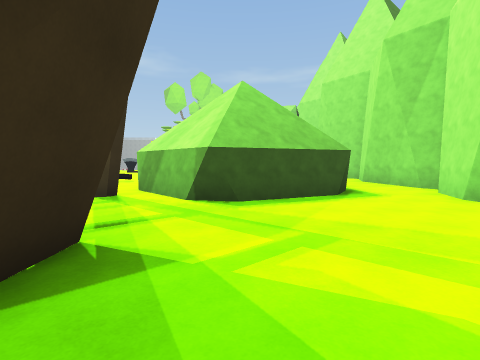
View 1 (above)

20 first-person views from a walk through a Unity game level. The camera is 1.5 m above the floor, tilts 4° down and sees 85° across. The floor is counted in squares, 2 m on a side. Each view is taken from the middle of a square. On the plan, view 1 faces up. The plan holds only what a view shows up to about 9 squares ahead; the rest is blank. The place goes on beyond the plan. Some animated figures are left out. Some surface patterns are stand-ins.

View 2
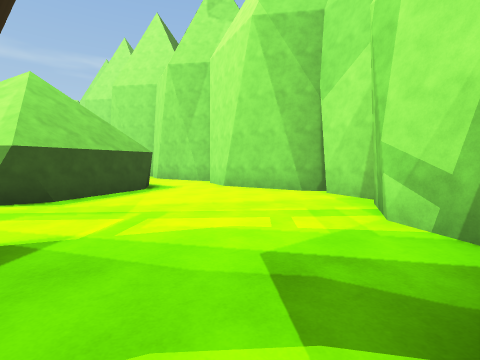

View 3
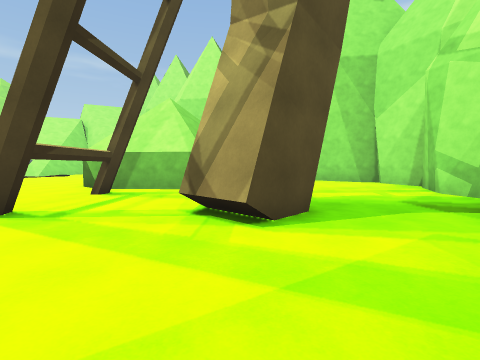

View 4
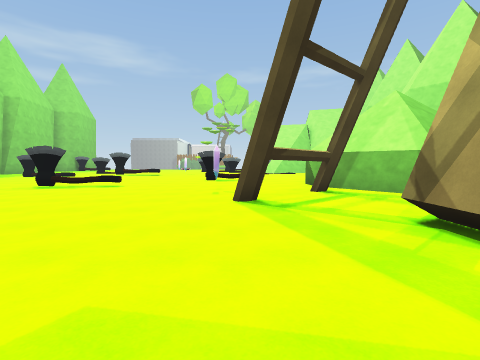

View 5
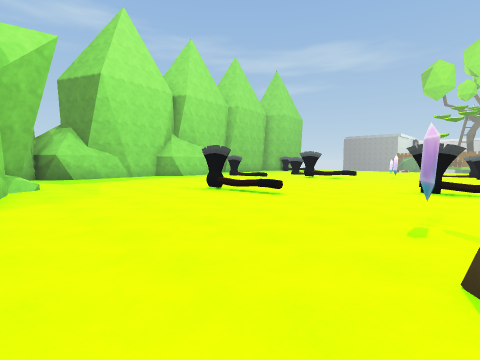

View 6
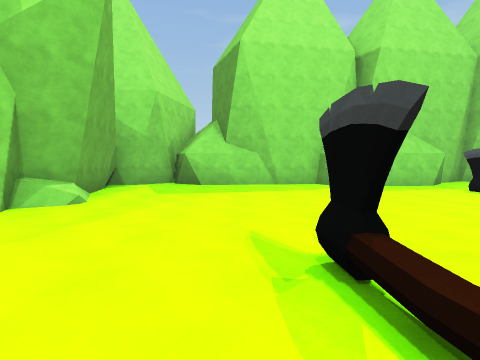

View 7
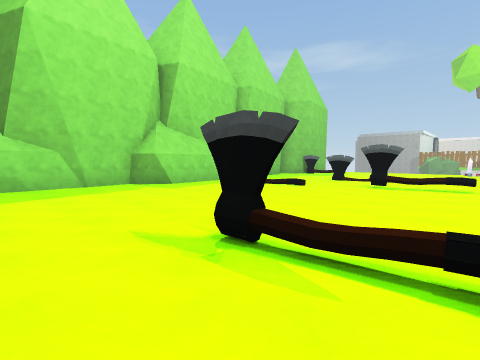

View 8
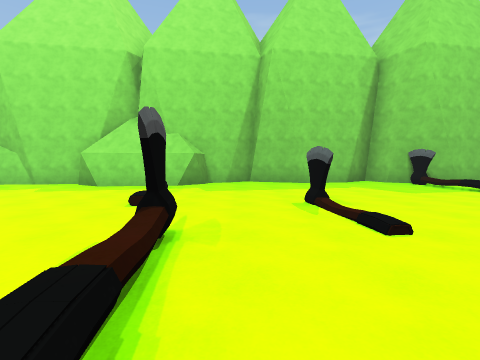

View 9
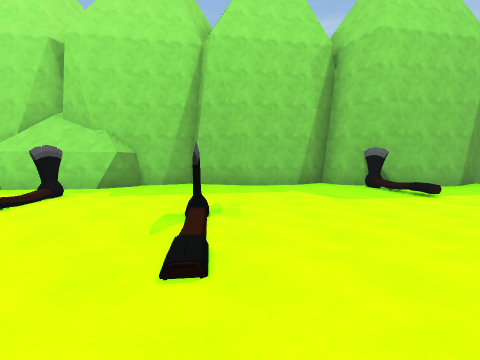

View 10
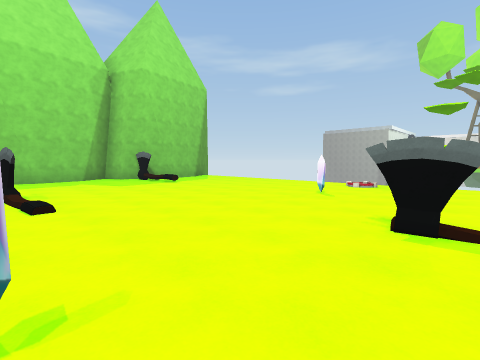

View 11
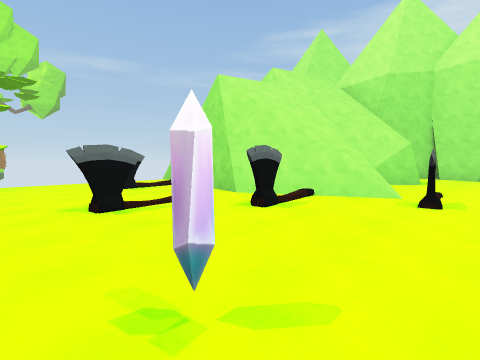

View 12
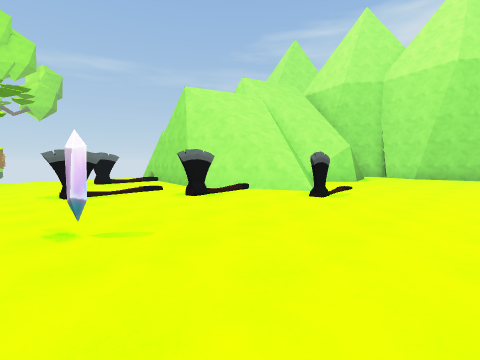

View 13
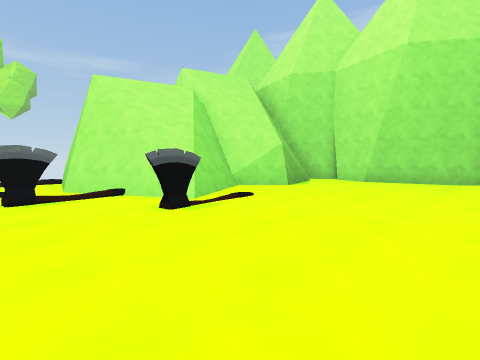

View 14
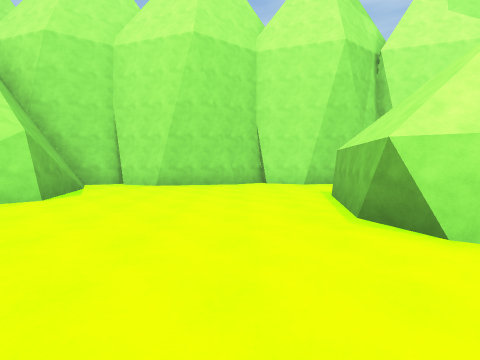

View 15
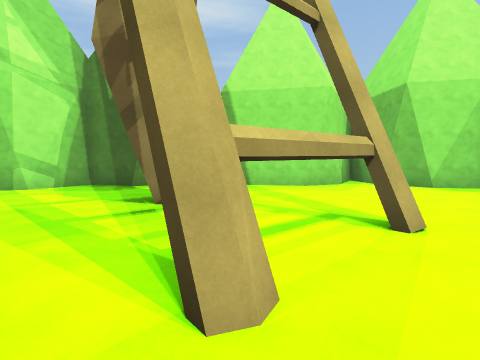

View 16
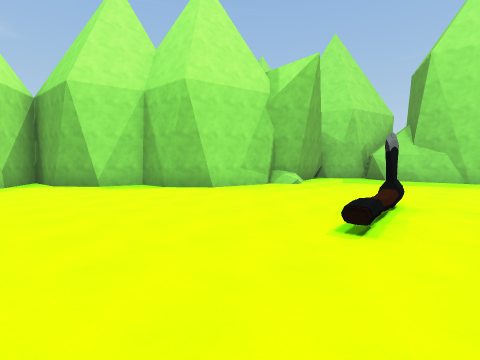

View 17
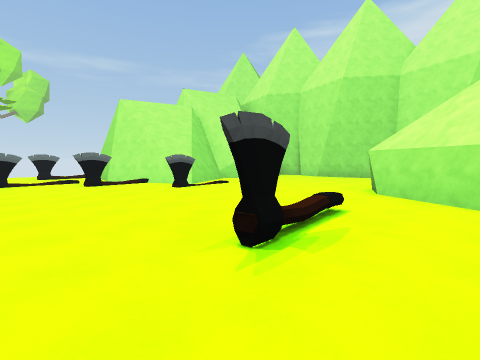

View 18
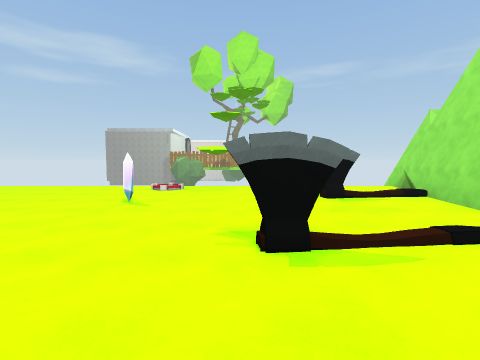

View 19
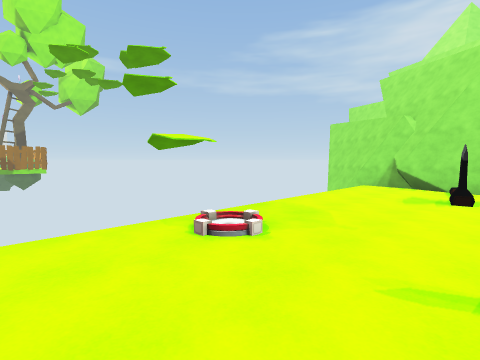

View 20
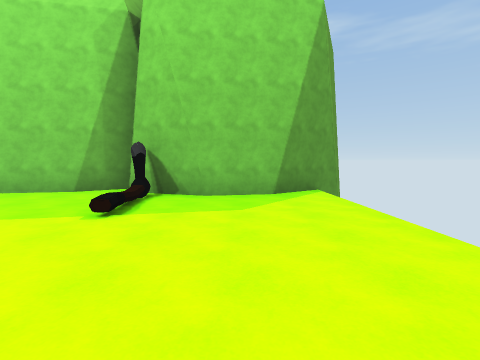

### Floor plan
Points are (right, up) in squares from view 1. A wall is a line through its corners. A room is listed if a view was taken in it or the views show most of it. See-through windows are left out.
Room 1 (views 1, 2)
walls: (0, 4.8) (-1.1, 5.1); (-1.7, 2.4) (-1.3, 2.4) (-1.2, 1) (-2.8, 1); (2.6, 6.2) (-0.6, 4.7) (-1.6, 5.8); (2.7, 6.6) (2.3, 5.8); (0, -1.1) (1.9, -1.4) (2.8, 0.1) (3.9, 0.6); (4.5, 0.6) (5, 2.2); (-2.5, 5.5) (-3, 5.4); (5.3, 2.1) (4.8, 2.8) (4.4, 5) (4.9, 6.4); (-2.8, 5.3) (-4.5, 3.9); (-2.6, 5.7) (-2.9, 5.2); (5.4, 7) (5.1, 7.5) (4.6, 9.8) (5, 10.9); (-5.3, -1.2) (-3, -1.7)
ways out: opening at (-3.5, -0.5) to room 2; opening at (-3, 3) to room 2; opening at (-2, 5) to room 2; opening at (3.5, 9.5) to room 2
Room 2 (views 3, 4, 5, 6, 7, 8, 9, 10, 11, 12, 13, 14, 15, 16, 17, 18, 19, 20)
walls: (-2.8, 15.7) (-4.3, 18.8) (-3.8, 21.5); (-3, 16.4) (-4.3, 19.2); (-1.6, 10.1) (-0.6, 10.5); (-2.5, 8.1) (-1.1, 10.5) (2, 9.8); (-16.9, 9.7) (-17.4, 8.8); (-2.8, 5.8) (-2.6, 5.7); (-5.2, 4) (-4.7, 4.2) (-4.5, 3.9) (-4.7, 3.5) (-5.2, 4); (-2.9, 5.2) (-3.1, 5.5); (-4.5, 4) (-3, 5.3); (0.4, 16.6) (0, 17.5) (-2.2, 16.3); (-19, 14.4) (-18.4, 13.6) (-18.3, 12.8) (-17.6, 12.7) (-17.3, 12.3) (-17, 9) (-17.9, 8.6) (-17.6, 7.1) (-17.7, 7) (-17.4, 4.6) (-17.8, 4) (-18.1, 3.9); (-4.5, 3.8) (-4.8, 3.7); (-1.6, 5.8) (-2.9, 7.2) (-2.9, 7.7); (-3.8, 22.5) (-3.5, 23.1); (-3.7, 22.5) (-3.3, 24.6); (-3.5, 22.9) (-3.3, 23.3) (-3.1, 24.2); (-13.3, 2.3) (-13, 2.4) (-10.8, 2) (-9.9, 1.1) (-9.8, -0.3) (-8.5, -0.5) (-7.7, -1.4) (-7.5, -3.3); (2.6, 16.3) (1, 15.9) (-0.1, 17.2) (-3, 15.6); (-18.1, 3.4) (-17.5, 2.7) (-17.4, 1.7); (-2.8, 1) (-2.8, 2.5); (-17.2, 2.1) (-14.1, 2.9) (-13.5, 2.2); (4.3, 17.5) (1.9, 16.1); (4.9, 16) (4.5, 16.6) (4.3, 17.3) (3, 16.5); (5.2, 11.5) (4.6, 12.3) (4.1, 14.5) (4.6, 15.9); (-19.5, 24.9) (-18.1, 22.9) (-17.7, 21.1) (-18.3, 19.4) (-19.3, 19) (-18.5, 18) (-18.2, 16.2) (-18.7, 14.6); (-7.3, -3.4) (-6.3, -1.6) (-5.3, -1.2)
low walls: (-3, 15.6) (-3.5, 16.6); (-3.9, 17.4) (-4.5, 18.7); (-13.6, 2.8) (-13.3, 2.3)
ways out: opening at (-3.5, -0.5) to room 1; opening at (-3, 3) to room 1; opening at (-2, 5) to room 1; opening at (3.5, 9.5) to room 1
objects: other object (-18, 20) to (-17, 20); other object (-16, 12) to (-15, 12); other object (-14, 15) to (-13, 15); other object (-11, 7); other object (-11, 13) to (-10, 13); other object (-9, 7); other object (-8, 18) to (-7, 18); other object (-6, 10); other object (-6, 17) to (-5, 17); other object (-6, 21); other object (-4, 15) to (-3, 15)

Positions as (right, up) in squares from view 1, and headings:
1: (0, 0), facing up
2: (-1, -1), facing up-right
3: (-5, -1), facing up-right
4: (-5, -1), facing up
5: (-5, 2), facing up-left
6: (-9, 6), facing left
7: (-9, 5), facing up-left
8: (-9, 14), facing left
9: (-10, 16), facing left
10: (-7, 15), facing up-left
11: (-9, 14), facing up-right
12: (-9, 12), facing up-right
13: (-6, 11), facing up-right
14: (-4, 12), facing right
15: (-3, 7), facing down
16: (-6, 8), facing down-left
17: (-8, 8), facing up-right
18: (-8, 16), facing up
19: (-12, 21), facing up-right
20: (-12, 22), facing left
